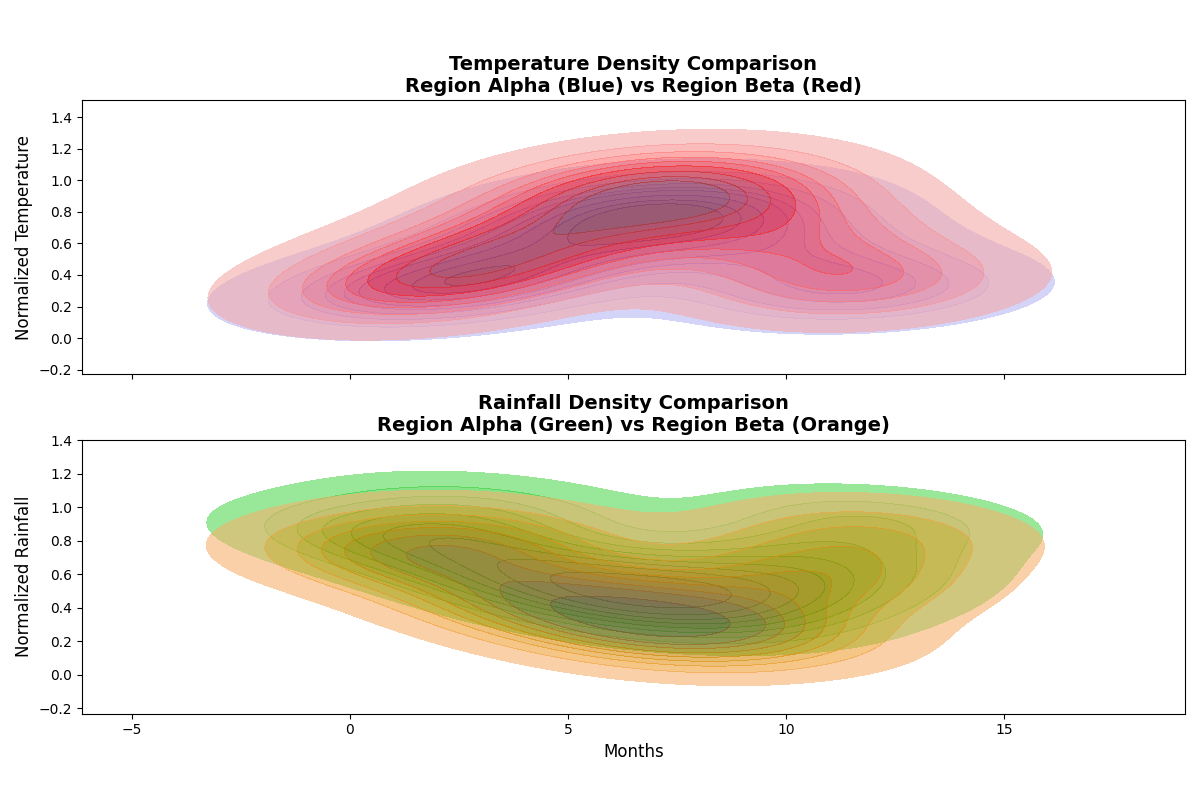

This figure's Python source:
import matplotlib.pyplot as plt
import numpy as np
import seaborn as sns

# Backstory: Comparing weather patterns in two fictional regions (Region Alpha and Region Beta)
# to analyze the density of temperature and rainfall over the year.

# Constructing explicit data
# Temperature data (in Celsius) over the course of a year
temperatures_alpha = np.array([
    7, 9, 11, 14, 18, 22, 25, 24, 20, 15, 10, 8,  # Region Alpha
    8, 11, 14, 17, 21, 26, 29, 28, 24, 19, 13, 9   # Region Beta
])

# Rainfall data (in mm) over the course of a year
rainfall_alpha = np.array([
    120, 110, 140, 90, 80, 70, 60, 50, 70, 80, 100, 130,  # Region Alpha
    100, 100, 120, 70, 60, 50, 40, 30, 40, 70, 90, 120    # Region Beta
])

# Month labels for the plot
months = np.array([
    1, 2, 3, 4, 5, 6, 7, 8, 9, 10, 11, 12
])

# Normalize data for better density visualization
temperatures_alpha_norm = temperatures_alpha / temperatures_alpha.max()
rainfall_alpha_norm = rainfall_alpha / rainfall_alpha.max()

# Create a density plot
fig, ax = plt.subplots(2, 1, figsize=(12, 8), sharex=True)

# Density of temperatures
sns.kdeplot(x=months, y=temperatures_alpha_norm[:12], ax=ax[0], fill=True, color='blue', alpha=0.6)
sns.kdeplot(x=months, y=temperatures_alpha_norm[12:], ax=ax[0], fill=True, color='red', alpha=0.6)
ax[0].set_title("Temperature Density Comparison\nRegion Alpha (Blue) vs Region Beta (Red)", fontsize=14, fontweight='bold')
ax[0].set_ylabel("Normalized Temperature", fontsize=12)

# Density of rainfall
sns.kdeplot(x=months, y=rainfall_alpha_norm[:12], ax=ax[1], fill=True, color='green', alpha=0.6)
sns.kdeplot(x=months, y=rainfall_alpha_norm[12:], ax=ax[1], fill=True, color='orange', alpha=0.6)
ax[1].set_title("Rainfall Density Comparison\nRegion Alpha (Green) vs Region Beta (Orange)", fontsize=14, fontweight='bold')
ax[1].set_xlabel("Months", fontsize=12)
ax[1].set_ylabel("Normalized Rainfall", fontsize=12)

# Adjust layout to prevent overlap
plt.tight_layout(rect=[0, 0.03, 1, 0.95])

# Display the plot
plt.show()
